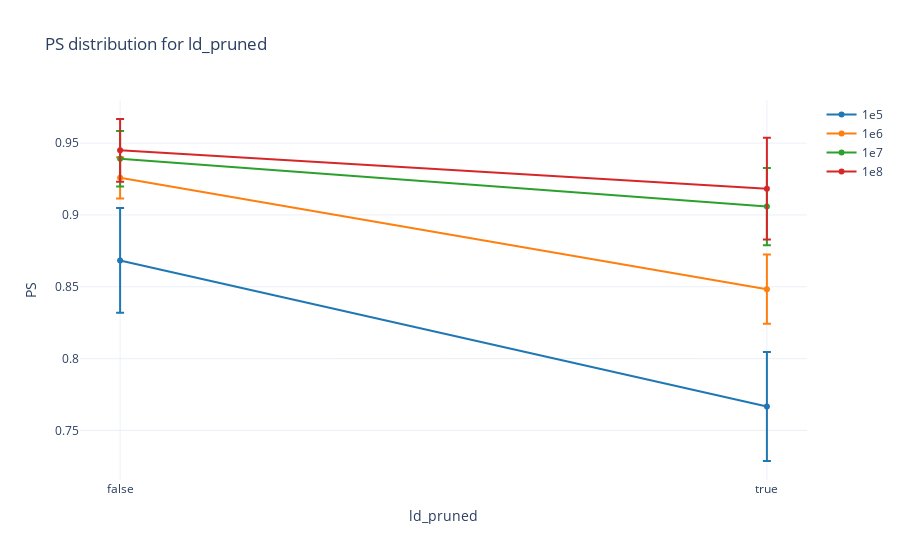

Source (notebook cell):
### Code cell
anova_and_error_plot(hom_sap_results_pop0, "PS", "ld_pruned", lambda x: x.missing == 0)

### Figure 1 — Plotly figure (JSON) as saved in the notebook; plotly's stock layout.template omitted (floating-point values rounded to 4 significant figures)
{"data": [{"error_y": {"array": [0.03649, 0.03795], "type": "data", "visible": true}, "marker": {"color": "#1F77B4"}, "name": "1e5", "x": [false, true], "y": [0.8683, 0.7667], "type": "scatter"}, {"error_y": {"array": [0.01442, 0.0241], "type": "data", "visible": true}, "marker": {"color": "#FF7F0E"}, "name": "1e6", "x": [false, true], "y": [0.9258, 0.8483], "type": "scatter"}, {"error_y": {"array": [0.01936, 0.02692], "type": "data", "visible": true}, "marker": {"color": "#2CA02C"}, "name": "1e7", "x": [false, true], "y": [0.9392, 0.9058], "type": "scatter"}, {"error_y": {"array": [0.0218, 0.03533], "type": "data", "visible": true}, "marker": {"color": "#D62728"}, "name": "1e8", "x": [false, true], "y": [0.945, 0.9183], "type": "scatter"}], "layout": {"xaxis": {"title": {"text": "ld_pruned"}}, "yaxis": {"title": {"text": "PS"}}, "title": {"text": "PS distribution for ld_pruned"}}}
